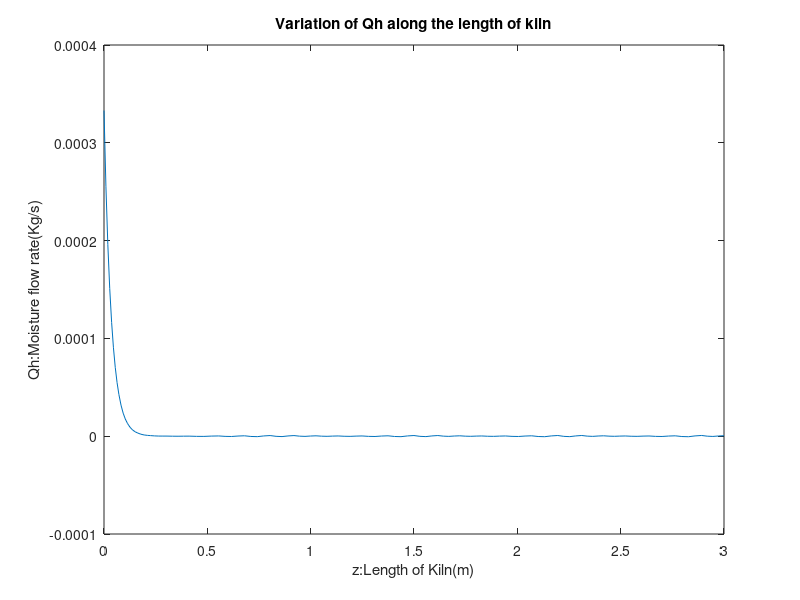
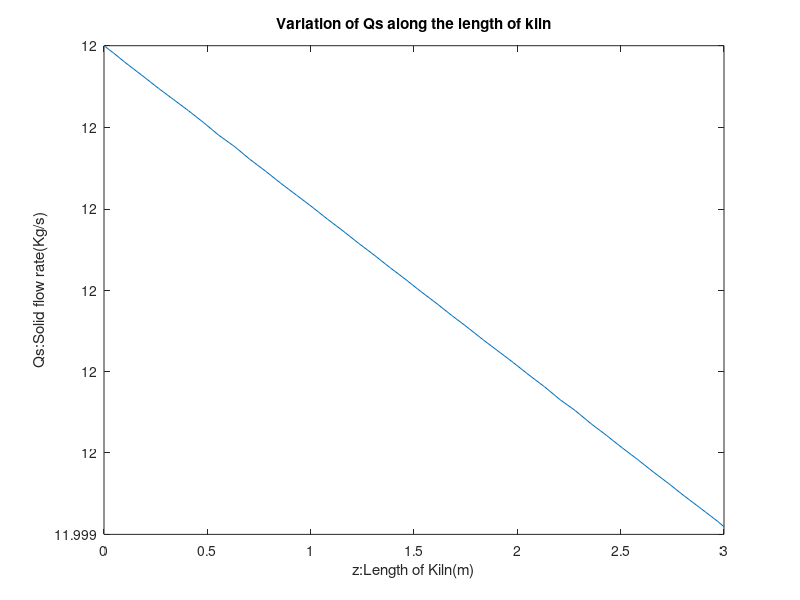

Write the MATLAB code that produced these figures, in order. (Note: this script raises an error after producing the figures.)

% Calculate temperature at the internal wall (Tw)
Cg = 1.2;%Average specific heat of gas
Av=0.07;%Absorptivity
Cs = 0.2;%Average Specific heat of solid
Cv = 2.1;%Average specific heat of steam
Cw = 0.7;
es = 0.1;% solid emissivity
ew = 0.9;%Emissivity of internal wall
hgs = 0.01;%Heat transfer coefficient between solid and gas
ht = 4.3;
hw = 0.001;
Lcu = 1.848;
Les = 2.356;
Lli = 3.927;
ew0=0.25; % Emissivity of outer wall made of iron
Kw=0.205;% Thermal Conductivity of Iron
sigma = 5.67*10^(-8);
ht = 4.3; 
Hv = 2260;
Vs = 1;  % Assumed value, needs verification
kc = 6.005;  % Assumed value, needs verification
hgw=15;   % Assumed value, needs verification
eg=0.96; 
C3 = hgs * Lcu;
C4 = (sigma * Lcu * es) / (1 - (1 - es) * (1 - Av));
C5 = hgw * Lli;
C7 = hw * Les;
phi_sw = 1 / (1 - eg - (1 - ew) * (Lcu / Lli * (1 - es) + (1 - Lcu / Lli)));
C8 = sigma * Lcu * phi_sw * ew * es;
%Certain values known
Re=0.2;
Ri=0.1;
Ta=300;
ho=75;
Tg=750;
e=2.71;
Qa=5*10^(-3);
Tw0=800;
Tw=1200;
hi = hgw + sigma * eg * ew0 * (Tg^3 - Tw^3);
m=Ta/Tw0;
numerator=(Ta/(hi*Ri)+Tg*(1/((1+m+m^2+m^3)*ew0*sigma*Tw0^3+ho)*Re)-(log(Ri/Re))/Kw);
denominator=(1/(hi*Ri)+1/((1+m+m^2+m^3)*ew0*sigma*Tw0^3+ho)*Re-(log(Ri/Re))/Kw);
Tw = numerator / denominator;
hi = hgw + sigma * eg * ew0 * (Tg^3 - Tw^3);
%%



%For moisture Content
z_span=[0,3];
Qh0=3.33*10^(-4);
function dQhdz=odefun(z,Qh)
   ht=4.3;
   Tg=750;
   Ts=500;
   Qs=3.33*10^(-3);
   Hv=2260000;
   A=20;
   dQhdz=-ht * A * (Tg - Ts) * Qh / (Hv * (0.1 * Qs));
end
[zsol,Qh_sol]=ode45(@odefun,z_span,Qh0);
figure;
plot(zsol,Qh_sol)
xlabel("z:Length of Kiln(m)")
ylabel("Qh:Moisture flow rate(Kg/s)")
title("Variation of Qh along the length of kiln")
%For solid
z_span=[0,3]
Qs0=12;
function dQsdz=odefun1(z,Qs)
     kc=6.005;
     e=2.72;
     Ts=500;
     Qa=5*10^(-3);%kg/s
     ht=4.3;
     Av=0.07;
     Tg=750;
     Ts=500;
     Hv=2260;
     Qh=3.33*10^(-3);
     Vs=((Qs/3.14*(0.3)^2)/2000)*0.9;
     A=20;
     dQsdz = -kc * e^-(8033 / Ts) * Qs * Qa / ((Qs/3.14*(0.3)^2)/2000)*0.9; - ht * A * (Tg - Ts) * Qh / (Hv * (0.1 * Qs));
end
[zsol1,Qs_sol]=ode45(@odefun1,z_span,Qs0);
figure;
plot(zsol1,Qs_sol)

xlabel("z:Length of Kiln(m)")
ylabel("Qs:Solid flow rate(Kg/s)")
title("Variation of Qs along the length of kiln")
% Define constants for the whole system
z_span = [0, 4];     % Span for the length of the kiln (m)
Qh0 = 3.33e-4;       % Initial moisture content (kg)
Ts0 = 200;           % Initial solid temperature (K)
Tg0 = 600;           % Initial gas temperature (K)

% Parameters (These can be adjusted or kept as constants)
ht = 4.3;            % Heat transfer coefficient for moisture evaporation (W/m^2 K)
Hv = 2260e3;         % Latent heat of vaporization (J/kg)
A = 10;              % Heat transfer area (m^2)
Cs = 0.2e3;          % Specific heat capacity of the solid (J/kg K)
sigma = 5.67e-8;     % Stefan-Boltzmann constant (W/m^2 K^4)
Lcu = 1.848;         % Characteristic length for convection (m)
Les = 2.356;         % Characteristic length for radiation (m)
hgs = 10;            % Heat transfer coefficient between gas and solid (W/m^2 K)
ew = 0.9;            % Wall emissivity
es = 0.1;            % Solid emissivity
Av = 0.07;           % Surface area factor for radiation
Tw = 1400;           % Wall temperature (K)
Cv = 2.1e3;          % Specific heat of the vapor (J/kg K)
Cg = 1.2e3;          % Specific heat of the gas (J/kg K)
Qg0 = 11.65e-3;      % Initial heat content of the gas (J/kg)
eg = 0.1;            % Emissivity of the gas

% Other assumed parameters
Kw = 0.205; 
Qa = 5e-3;
deltaH = 131e3; 
Qs0 = 3.33e-3;       % Heat content of the solid
Vs = ((Qs0 / (3.14 * (0.3)^2)) / 2000) * 0.9;  % Volume of the solid in kiln

% ODE for Tg (gas temperature)
function dTgdz = odefunTg(z, Tg, Ts, Qh, ht, Hv, A, Cv, Qg0, hgs, sigma, es, Av, Lcu, Tw, eg, ew, Les)
    % Convective and radiative heat transfer terms
    C3 = hgs * Lcu;  
    C4 = (sigma * Lcu * es) / (1 - (1 - es) * (1 - Av));  
    C7 = (sigma * Les * ew) / (1 - (1 - ew) * (1 - Av));

    % Rate of change of gas temperature Tg
    dTgdz = (-C3 * (Tg - Ts) - C4 * (Tg^4 * eg - Ts^4 * Av) - C7 * (Tg^4 * eg - Tw^4 * Av) ...
             - ht * A * (Tg - Ts) * Qh / Hv) / (Qg0 * Cv);
end

% ODE for Ts (solid temperature)
function dTsdz = odefunTs(z, Ts, Tg, Qh, ht, A, Hv, Cs, hgs, sigma, es, Av, Lcu, Tw, eg, Kw, Qa, deltaH, Vs, Qs0, ew, Les)
    % Convective and radiative heat transfer terms
    C3 = hgs * Lcu;  
    C4 = (sigma * Lcu * es) / (1 - (1 - es) * (1 - Av));  
    Lli = 3.927;
    hw = 0.001;
    C7 = hw * Les;
    phi_sw = 1 / (1 - eg - (1 - ew) * (Lcu / Lli * (1 - es) + (1 - Lcu / Lli)));
    C8 = sigma * Lcu * phi_sw * ew * es;

    % Rate of change of solid temperature Ts
    dTsdz = (C3 * (Tg - Ts) + C4 * (Tg^4 * eg - Ts^4 * Av) + C7 * (Tw - Ts) + C8 * (Tw^4 * eg - Ts^4 * Av) ...
            - Kw * exp(-8033 / Ts) * (Qs0 * Qa * deltaH) / Vs) / (Qs0 * Cs);
end

% ODE for Qh (moisture content)
function dQhdz = odefunQh(z, Qh, Tg, Ts, ht, Hv, A)
    % Rate of change of moisture content Qh
    dQhdz = -ht * A * (Tg - Ts) * Qh / Hv;  
end

% Define the system of coupled ODEs for Tg, Ts, and Qh
function dydz = kiln_odes(z, y, ht, Hv, A, Cv, Qg0, hgs, sigma, es, Av, Lcu, Tw, eg, ew, Les, Cs, Kw, Qa, deltaH, Vs, Qs0)
    % y = [Tg, Ts, Qh]
    Tg = y(1);  % Gas temperature
    Ts = y(2);  % Solid temperature
    Qh = y(3);  % Moisture content

    % ODEs for Tg, Ts, and Qh
    dTgdz = odefunTg(z, Tg, Ts, Qh, ht, Hv, A, Cv, Qg0, hgs, sigma, es, Av, Lcu, Tw, eg, ew, Les);
    dTsdz = odefunTs(z, Ts, Tg, Qh, ht, A, Hv, Cs, hgs, sigma, es, Av, Lcu, Tw, eg, Kw, Qa, deltaH, Vs, Qs0, ew, Les);
    dQhdz = odefunQh(z, Qh, Tg, Ts, ht, Hv, A);

    % Return the derivatives as a column vector
    dydz = [dTgdz; dTsdz; dQhdz];
end

% Initial conditions: Tg0, Ts0, Qh0
initial_conditions = [Tg0, Ts0, Qh0];

% Solver options for higher accuracy (tighter tolerances)
options = odeset('RelTol',1e-6,'AbsTol',1e-8);

% Solve the coupled system using ode15s for stiff problems
[z_sol, y_sol] = ode15s(@(z, y) kiln_odes(z, y, ht, Hv, A, Cv, Qg0, hgs, sigma, es, Av, Lcu, Tw, eg, ew, Les, Cs, Kw, Qa, deltaH, Vs, Qs0), z_span, initial_conditions, options);

% Extract solutions
Tg_sol = y_sol(:, 1);  % Gas temperature
Ts_sol = y_sol(:, 2);  % Solid temperature
Qh_sol = y_sol(:, 3);  % Moisture content

% Plot the results for Tg, Ts, and Qh with higher resolution
figure;

plot(z_sol, Tg_sol, 'k', 'LineWidth', 2);
xlabel("z: Length of Kiln (m)");
ylabel("Tg: Gas Temperature (K)");
title("Gas Temperature (Tg) along the Length of the Kiln");
grid on;
hold on
z2=linspace(0,4,1000);
g=1000+(290*(1-exp(-z2/0.25)));
%plot(z2,g)
% Define the file path (replace with actual file name and your username)
s1 = '/Users/professional_Soham/Documents/s1.csv';

% Read the CSV file using readtable (for both numeric and non-numeric data)
data = readtable(s1);

% Assuming the first column is X data and the second column is Y data
x = data{:, 1};   % First column as X-axis
y = data{:, 2};   % Second column as Y-axis

% Plot the data
plot(x, y, '-r');
xlabel('z');  % Add X-axis label
ylabel('Tg');  % Add Y-axis label
title('Data');   % Add a title to the plot
grid on;                  % Turn on the grid for better readability
legend('Modelled data', 'Practical data','Location','southeast')


hold off


% Define constants for the whole system
z_span = [0, 4];     % Span for the length of the kiln (m)
Qh0 = 3.33e-4;       % Initial moisture content (kg)
Ts0 = 200;           % Initial solid temperature (K)

% Parameters (These can be adjusted or kept as constants)
ht = 4.3;            % Heat transfer coefficient for moisture evaporation (W/m^2 K)
Hv = 2260e3;         % Latent heat of vaporization (J/kg)
A = 10;             % Heat transfer area (m^2)
Cs = 0.2e3;          % Specific heat capacity of the solid (J/kg K)
sigma = 5.67e-8;     % Stefan-Boltzmann constant (W/m^2 K^4)
Lcu = 1.848;         % Characteristic length for convection (m)
Les = 2.356;         % Characteristic length for radiation (m)
hgs = 10;            % Heat transfer coefficient between gas and solid (W/m^2 K)
ew = 0.9;            % Wall emissivity
es = 0.1;            % Solid emissivity
Av = 0.07;           % Surface area factor for radiation
Tw = 1400;           % Wall temperature (K)
Cv = 2.1e3;          % Specific heat of the vapor (J/kg K)
Cg = 1.2e3;          % Specific heat of the gas (J/kg K)
Qg0 = 11.65e-3;      % Initial heat content of the gas (J/kg)
eg = 0.1;           % Emissivity of the gas

% Other assumed parameters
Kw = 0.205; 
Qa = 5e-3;
deltaH = 131e3; 
Qs0 = 3.33e-3;  % Heat content of the solid
Vs = ((Qs0 / (3.14 * (0.3)^2)) / 2000) * 0.9;  % Volume of the solid in kiln

% Polynomial for Tg(z)
Tg_poly = @(z) 1000+(290*(1-exp(-z/0.25)));

% ODE for Qh (moisture content)
function dQhdz = odefunQh22(z, Qh, ht, Hv, A, Tg_poly)
    % Calculate Tg from the polynomial
    Tg = Tg_poly(z);
    Ts = 700; % Keep Ts constant initially

    % Rate of change of moisture content
    dQhdz = -ht * A * (Tg - Ts) * Qh / Hv;  
end

% ODE for solid temperature (Ts)
function dTsdz = odefunTs22(z, Ts, Qh, Tg_poly, ht, A, Hv, Cs, hgs, sigma, es, Av, Lcu, Tw, eg, Kw, Qa, deltaH, Vs, Qs0, ew, Les)
    % Compute Tg from the polynomial
    Tg = Tg_poly(z);
    
    % Compute radiative and convective terms
    C3 = hgs * Lcu;  
    C4 = (sigma * Lcu * es) / (1 - (1 - es) * (1 - Av));  
    Lli = 3.927;
    hw = 0.001;
    C7 = hw * Les;
    phi_sw = 1 / (1 - eg - (1 - ew) * (Lcu / Lli * (1 - es) + (1 - Lcu / Lli)));
    C8 = sigma * Lcu * phi_sw * ew * es;

    % Rate of change of solid temperature Ts
    dTsdz = (C3 * (Tg - Ts) + C4 * (Tg^4 * eg - Ts^4 * Av) + C7 * (Tw - Ts) + C8 * (Tw^4 * eg - Ts^4 * Av) ...
            - Kw * exp(-8033 / Ts) * (Qs0 * Qa * deltaH) / Vs) / (Qs0 * Cs);
end

% Solve for Qh first using the updated ODE with variable Tg(z)
[z_sol, Qh_sol] = ode45(@(z, Qh) odefunQh22(z, Qh, ht, Hv, A, Tg_poly), z_span, Qh0);

% Solve for Ts using the updated ODE with variable Tg(z) and interpolated Qh values
[z_sol2, Ts_sol] = ode45(@(z, Ts) odefunTs22(z, Ts, interp1(z_sol, Qh_sol, z), Tg_poly, ht, A, Hv, Cs, hgs, sigma, es, Av, Lcu, Tw, eg, Kw, Qa, deltaH, Vs, Qs0, ew, Les), z_span, Ts0);
figure;
% Plot the results for Ts
plot(z_sol2, Ts_sol, 'k', 'LineWidth', 2);
xlabel("z: Length of Kiln (m)");
ylabel("Ts: Temperature of Solid (K)");
title("Variation of Solid Temperature (Ts) along the Length of Kiln");
hold on

% Define the file path (replace with actual file name and your username)
g2 = '/Users/professional_Soham/Documents/s2.csv';

% Read the CSV file using readtable (for both numeric and non-numeric data)
data = readtable(g2);

% Assuming the first column is X data and the second column is Y data
x = data{2:107, 1};   % First column as X-axis
y = data{2:107, 2};   % Second column as Y-axis

% Plot the data
plot(x, y, '-r');
xlabel('Z');  % Add X-axis label
ylabel('Ts');  % Add Y-axis label
title('Data');   % Add a title to the plot
grid on;                  % Turn on the grid for better readability
legend('Modelled data', 'Practical data','Location','southeast')
hold off